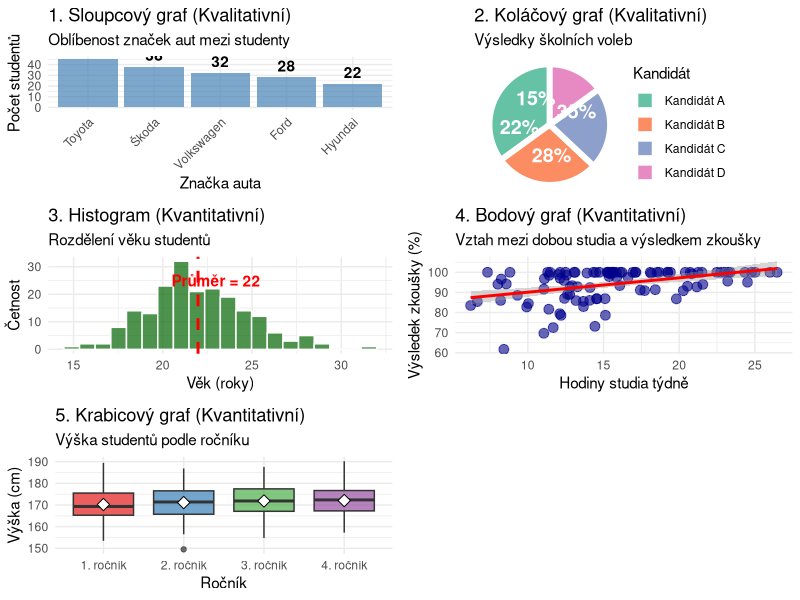

This figure's R source:
## ---- chunk 1
#| label: fig-var-types
#| fig-cap: "Vizualizace kvalitativních a kvantitativních proměnných"
#| warning: false
#| fig-height: 10

library(ggplot2)
library(gridExtra)
set.seed(123)

# === KVALITATIVNÍ (KATEGORICKÉ) PROMĚNNÉ ===

# 1. Sloupcový graf
data_bar <- data.frame(
  znacka = c("Toyota", "Škoda", "Volkswagen", "Ford", "Hyundai"),
  pocet = c(45, 38, 32, 28, 22)
)

p1 <- ggplot(data_bar, aes(x = reorder(znacka, -pocet), y = pocet)) +
  geom_col(fill = "steelblue", alpha = 0.7) +
  geom_text(aes(label = pocet), vjust = -0.5, fontface = "bold") +
  labs(
    title = "1. Sloupcový graf (Kvalitativní)",
    subtitle = "Oblíbenost značek aut mezi studenty",
    x = "Značka auta",
    y = "Počet studentů"
  ) +
  theme_minimal() +
  theme(axis.text.x = element_text(angle = 45, hjust = 1))

# 2. Koláčový graf
data_pie <- data.frame(
  kandidat = c("Kandidát A", "Kandidát B", "Kandidát C", "Kandidát D"),
  hlasy = c(35, 28, 22, 15)
)
data_pie$procento <- round(data_pie$hlasy / sum(data_pie$hlasy) * 100, 1)
data_pie$pozice <- cumsum(data_pie$hlasy) - data_pie$hlasy / 2

p2 <- ggplot(data_pie, aes(x = "", y = hlasy, fill = kandidat)) +
  geom_col(color = "white", size = 2) +
  coord_polar(theta = "y") +
  geom_text(aes(y = pozice, label = paste0(procento, "%")),
            color = "white", fontface = "bold", size = 5) +
  labs(
    title = "2. Koláčový graf (Kvalitativní)",
    subtitle = "Výsledky školních voleb",
    fill = "Kandidát"
  ) +
  theme_void() +
  scale_fill_brewer(palette = "Set2")

# === KVANTITATIVNÍ (ČÍSELNÉ) PROMĚNNÉ ===

# 3. Histogram
data_hist <- data.frame(
  vek = rnorm(200, mean = 22, sd = 3)
)

p3 <- ggplot(data_hist, aes(x = vek)) +
  geom_histogram(bins = 20, fill = "darkgreen", color = "white", alpha = 0.7) +
  geom_vline(xintercept = mean(data_hist$vek), color = "red",
             linetype = "dashed", size = 1) +
  annotate("text", x = mean(data_hist$vek) + 1, y = 25,
           label = paste0("Průměr = ", round(mean(data_hist$vek), 1)),
           color = "red", fontface = "bold") +
  labs(
    title = "3. Histogram (Kvantitativní)",
    subtitle = "Rozdělení věku studentů",
    x = "Věk (roky)",
    y = "Četnost"
  ) +
  theme_minimal()

# 4. Bodový graf
data_scatter <- data.frame(
  hodiny_studia = rnorm(100, mean = 15, sd = 5),
  znamka = rnorm(100, mean = 75, sd = 10)
)
data_scatter$znamka <- data_scatter$znamka + 1.5 * data_scatter$hodiny_studia + rnorm(100, 0, 5)
data_scatter$hodiny_studia <- pmax(0, data_scatter$hodiny_studia)
data_scatter$znamka <- pmin(100, pmax(0, data_scatter$znamka))

p4 <- ggplot(data_scatter, aes(x = hodiny_studia, y = znamka)) +
  geom_point(color = "darkblue", alpha = 0.6, size = 3) +
  geom_smooth(method = "lm", se = TRUE, color = "red") +
  labs(
    title = "4. Bodový graf (Kvantitativní)",
    subtitle = "Vztah mezi dobou studia a výsledkem zkoušky",
    x = "Hodiny studia týdně",
    y = "Výsledek zkoušky (%)"
  ) +
  theme_minimal()

# 5. Krabicový graf
data_box <- data.frame(
  skupina = rep(c("1. ročník", "2. ročník", "3. ročník", "4. ročník"), each = 50),
  vyska = c(
    rnorm(50, mean = 170, sd = 8),
    rnorm(50, mean = 172, sd = 8),
    rnorm(50, mean = 173, sd = 7),
    rnorm(50, mean = 173, sd = 7)
  )
)

p5 <- ggplot(data_box, aes(x = skupina, y = vyska, fill = skupina)) +
  geom_boxplot(alpha = 0.7) +
  stat_summary(fun = mean, geom = "point", shape = 23, size = 3, fill = "white") +
  labs(
    title = "5. Krabicový graf (Kvantitativní)",
    subtitle = "Výška studentů podle ročníku",
    x = "Ročník",
    y = "Výška (cm)"
  ) +
  theme_minimal() +
  theme(legend.position = "none") +
  scale_fill_brewer(palette = "Set1")

# Uspořádání grafů
gridExtra::grid.arrange(p1, p2, p3, p4, p5, ncol = 2)
